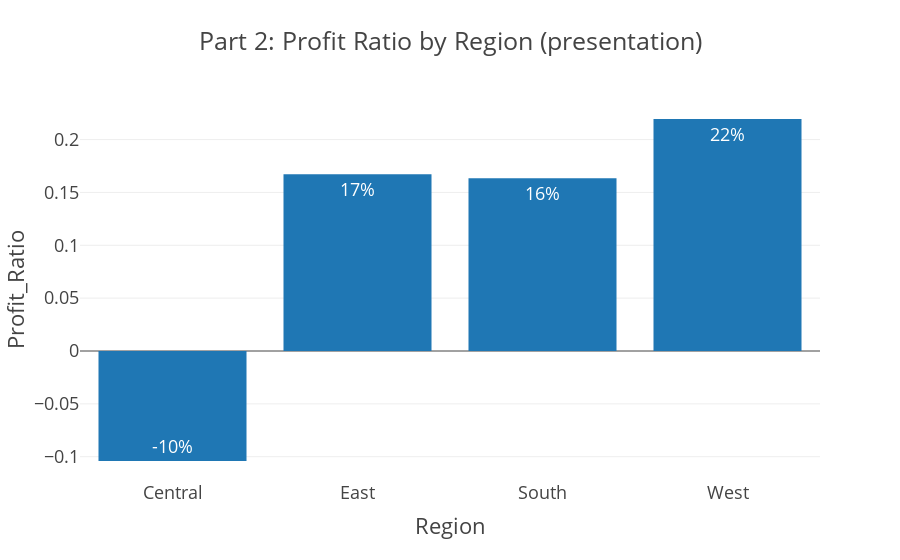

Notebook cell for this chart:
### Code cell
fig2 = px.bar(df_grouped_p6, x='Region', y='Profit_Ratio', title='Part 2: Profit Ratio by Region (presentation)', template='presentation', text='Profit_Ratio')
fig2.update_traces(texttemplate='%{text:.0%}')
fig2.show()

### Figure 1 — Plotly figure (JSON) as saved in the notebook; plotly's stock layout.template omitted (floating-point values rounded to 4 significant figures)
{"data": [{"hovertemplate": "Region=%{x}<br>Profit_Ratio=%{text}<extra></extra>", "legendgroup": "", "marker": {"color": "#1F77B4", "pattern": {"shape": ""}}, "name": "", "orientation": "v", "showlegend": false, "text": [-0.1041, 0.1672, 0.1635, 0.2195], "textposition": "auto", "texttemplate": "%{text:.0%}", "type": "bar", "x": ["Central", "East", "South", "West"], "xaxis": "x", "y": [-0.1041, 0.1672, 0.1635, 0.2195], "yaxis": "y"}], "layout": {"barmode": "relative", "legend": {"tracegroupgap": 0}, "title": {"text": "Part 2: Profit Ratio by Region (presentation)"}, "xaxis": {"anchor": "y", "domain": [0, 1], "title": {"text": "Region"}}, "yaxis": {"anchor": "x", "domain": [0, 1], "title": {"text": "Profit_Ratio"}}}}
